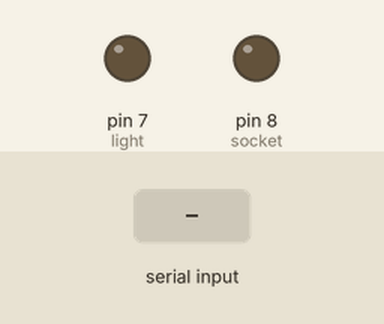
Bench run of a sketch on a simulated Arduino Uno, built with avr-gcc and run on an emulated ATmega328P. Shown: output pins drawn as LEDs (lit = HIGH). The test bench sets the inputs (shaded band). What the sketch prints to the serial monitor is not drawn.

Above: at 1.2 s.
1.3 s: "A" received over the second serial link
At 1.8 s:
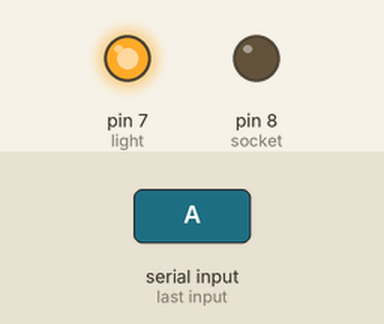
2.8 s: "C" received over the second serial link
At 4.0 s:
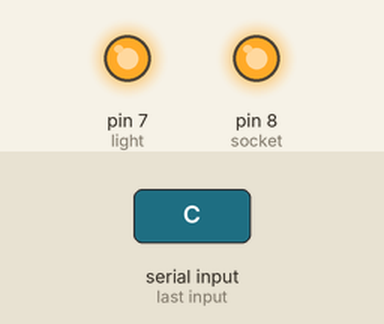
4.3 s: "B" received over the second serial link
At 5.2 s:
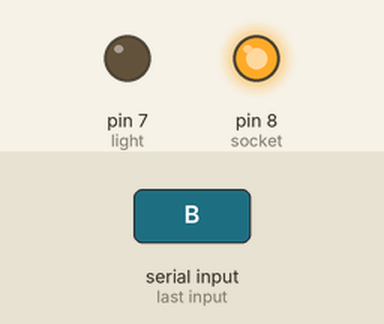
Timing chart, 0 to 7.3 s (numbered marks = the images above; inputs shaded):
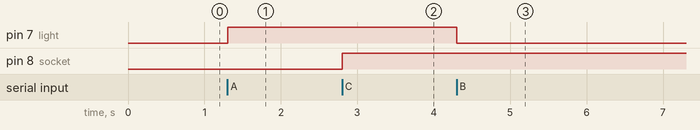

Measured:
- after the input at 1.3 s, pin 7 (light): LOW → HIGH at once
- after the input at 2.8 s, pin 8 (socket): LOW → HIGH at once
- after the input at 4.3 s, pin 7 (light): HIGH → LOW at once

The sketch:

sketch_jan13a.ino
```cpp
# include <SoftwareSerial.h>
SoftwareSerial Sola(2,3);
int light =7;
int socket =8;
char val;
//char val = A, bulb on
//char val = B, bulb off
//char val = C, socket on
//char val = D, socket off
void setup() {
  // put your setup code here, to run once:
 Serial.begin(9600);
 pinMode (light,OUTPUT);
 pinMode (socket,OUTPUT);
 Sola.begin(9600);
}

void loop() {
  // put your main code here, to run repeatedly:
val =Sola.read();
Serial.println(val);
if (val=='A')
{digitalWrite(light,HIGH);
  }
else if(val =='B'){
  (digitalWrite(light,LOW));
  }
else if(val =='C'){
  (digitalWrite(socket,HIGH));
  }
else if(val =='D'){
  (digitalWrite(socket,LOW));
  }
}
```
